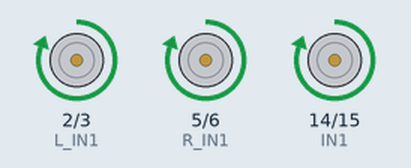
Simulated run of this sketch. Board: Arduino Uno, built with avr-gcc and run on an emulated ATmega328P. Parts: motor-driver pin pairs drawn as motors (green arrow = first pin HIGH = forward, orange = second pin HIGH = backward, longer = more drive).

Above: at 4.0 s.
At 15.0 s:
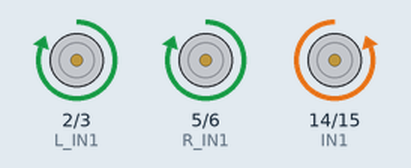
At 22.5 s:
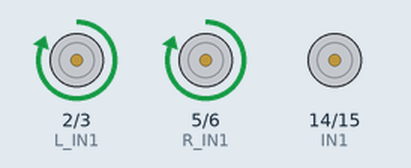
At 26.0 s:
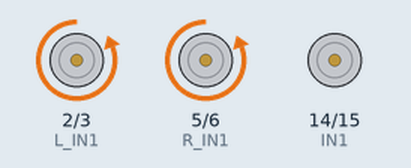
At 30.5 s:
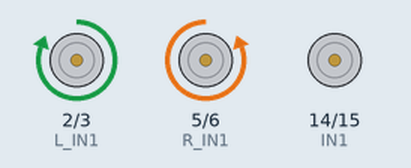
At 36.0 s:
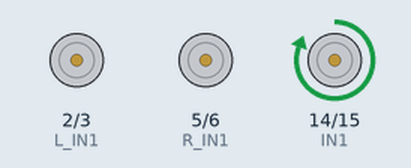
Timing chart, 0 to 41.6 s (numbered marks = the images above):
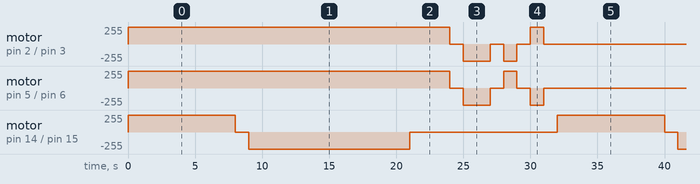

Measured:
- by itself, motor on pin 14 (IN1) / pin 15 (IN2): repeats every 32.0 s: stopped 1.0 s, backward 255/255 12.0 s, stopped 11.0 s, forward 255/255 8.0 s
- by itself, motor on pin 2 (L_IN1) / pin 3 (L_IN2): repeats every 32.0 s: stopped 1.0 s, backward 255/255 2.0 s, stopped 1.0 s, backward 255/255 1.0 s, stopped 1.0 s, forward 255/255 1.0 s, stopped 23.0 s, forward 255/255 2.0 s
- by itself, motor on pin 5 (R_IN1) / pin 6 (R_IN2): repeats every 32.0 s: stopped 1.0 s, backward 255/255 2.0 s, stopped 1.0 s, forward 255/255 1.0 s, stopped 1.0 s, backward 255/255 1.0 s, stopped 23.0 s, forward 255/255 2.0 s

The sketch:

jack_wheel_pico.ino
```cpp
// 千斤頂 - pico
// 小車輪子 - R Pi Pico

const int IN1 = 14;
const int IN2 = 15;

const int L_IN1 = 2;
const int L_IN2 = 3;
const int R_IN1 = 5;
const int R_IN2 = 6;

void forward() {
  digitalWrite(L_IN1, HIGH);
  digitalWrite(L_IN2, LOW);

  digitalWrite(R_IN1, HIGH);
  digitalWrite(R_IN2, LOW);
}

void backward() {
  digitalWrite(L_IN1, LOW);
  digitalWrite(L_IN2, HIGH);

  digitalWrite(R_IN1, LOW);
  digitalWrite(R_IN2, HIGH);
}

void leftTurn() {
  digitalWrite(L_IN1, LOW);
  digitalWrite(L_IN2, HIGH);

  digitalWrite(R_IN1, HIGH);
  digitalWrite(R_IN2, LOW);
}

void rightTurn() {
  digitalWrite(L_IN1, HIGH);
  digitalWrite(L_IN2, LOW);

  digitalWrite(R_IN1, LOW);
  digitalWrite(R_IN2, HIGH);
}

void stopCar() {
  digitalWrite(L_IN1, LOW);
  digitalWrite(L_IN2, LOW);

  digitalWrite(R_IN1, LOW);
  digitalWrite(R_IN2, LOW);
}

void setup() {
  pinMode(IN1, OUTPUT);
  pinMode(IN2, OUTPUT);

  digitalWrite(IN1, LOW);
  digitalWrite(IN2, LOW);

  digitalWrite(L_IN1, HIGH);
  digitalWrite(L_IN2, LOW);

  digitalWrite(R_IN1, HIGH);
  digitalWrite(R_IN2, LOW);

  pinMode(L_IN1, OUTPUT);
  pinMode(L_IN2, OUTPUT);
  pinMode(R_IN1, OUTPUT);
  pinMode(R_IN2, OUTPUT);
}

void moveForward() {
  digitalWrite(IN1, HIGH);
  digitalWrite(IN2, LOW);
}

void moveBackward() {
  digitalWrite(IN1, LOW);
  digitalWrite(IN2, HIGH);
}

void stopMotor() {
  digitalWrite(IN1, LOW);
  digitalWrite(IN2, LOW);
}

void loop() {
  moveForward();
  delay(8000);

  stopMotor();
  delay(1000);

  moveBackward();
  delay(12000);

  stopMotor();
  delay(1000);

  // 前進
  forward();
  delay(2000);
  stopCar();
  delay(1000);

  // 後退
  backward();
  delay(2000);
  stopCar();
  delay(1000);

  // 左轉
  leftTurn();
  delay(1000);
  stopCar();
  delay(1000);

  // 右轉
  rightTurn();
  delay(1000);
  stopCar();
  delay(1000);
}
```
